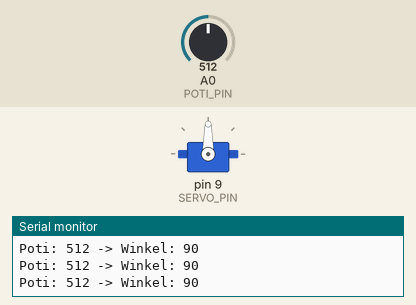
A sketch run on a simulated Arduino Uno, built with avr-gcc and run on an emulated ATmega328P. Parts: servo, the last lines printed to the serial monitor. The inputs (shaded band) are chosen by the test bench; at power-on: A0 (POTI_PIN) = 512.

Above: at 1.2 s.
1.3 s: A0 (POTI_PIN) set to 561
At 1.8 s:
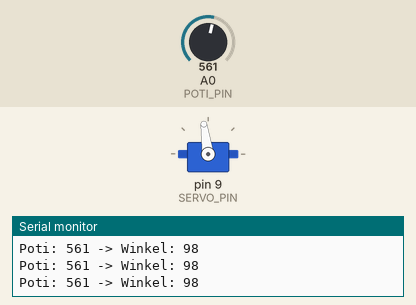
4.3 s: A0 (POTI_PIN) set to 586
At 4.7 s:
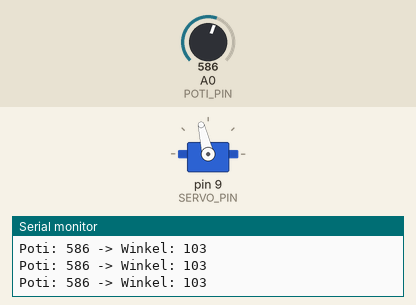
5.8 s: A0 (POTI_PIN) set to 306
At 6.5 s:
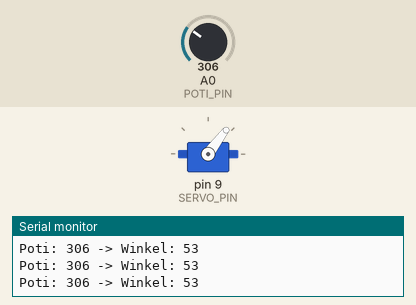
7.3 s: A0 (POTI_PIN) set to 716
At 8.0 s:
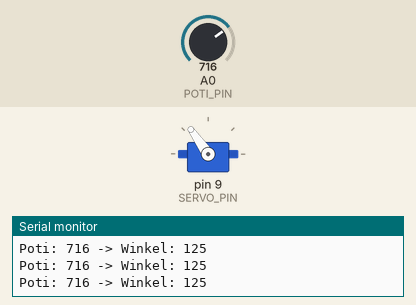
8.8 s: A0 (POTI_PIN) set to 0
At 9.5 s:
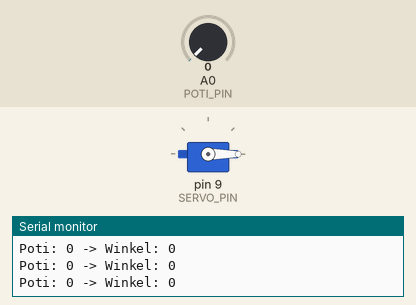
10.3 s: A0 (POTI_PIN) set to 8
At 11.4 s:
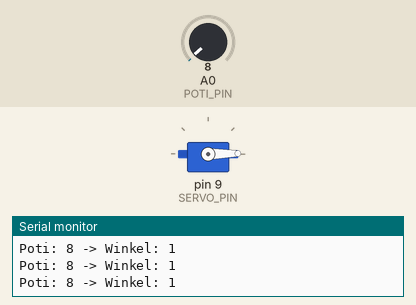
13.3 s: A0 (POTI_PIN) set to 11
Timing chart, 0 to 16.3 s (numbered marks = the images above; inputs shaded):
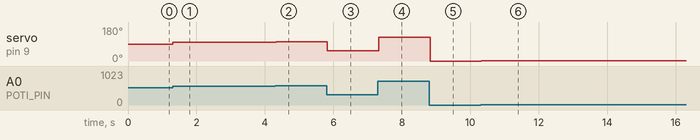

Measured:
- after the input at 1.3 s, servo on pin 9 (SERVO_PIN): 90° → 98° at once
- after the input at 4.3 s, servo on pin 9 (SERVO_PIN): 98° → 103° at once
- after the input at 5.8 s, servo on pin 9 (SERVO_PIN): 103° → 53° at once
- after the input at 7.3 s, servo on pin 9 (SERVO_PIN): 53° → 125° at once
- after the input at 8.8 s, servo on pin 9 (SERVO_PIN): 125° → 0° at once
- after the input at 10.3 s, servo on pin 9 (SERVO_PIN): 0° → 1° at once

The sketch:

servo_poti.ino
```cpp
/*
 * Projekt 30: Servo mit Potentiometer
 * Potentiometer-Position wird direkt auf Servo-Winkel abgebildet.
 *
 * Schaltung:
 * - Servo Signal an Pin 9
 * - Potentiometer Mitte an A0
 */

#include <Servo.h>

Servo meinServo;
const int SERVO_PIN = 9;
const int POTI_PIN = A0;

void setup() {
  meinServo.attach(SERVO_PIN);
  Serial.begin(9600);
}

void loop() {
  int potiWert = analogRead(POTI_PIN);
  int winkel = map(potiWert, 0, 1023, 0, 180);

  Serial.print("Poti: ");
  Serial.print(potiWert);
  Serial.print(" -> Winkel: ");
  Serial.println(winkel);

  meinServo.write(winkel);
  delay(15);
}
```
